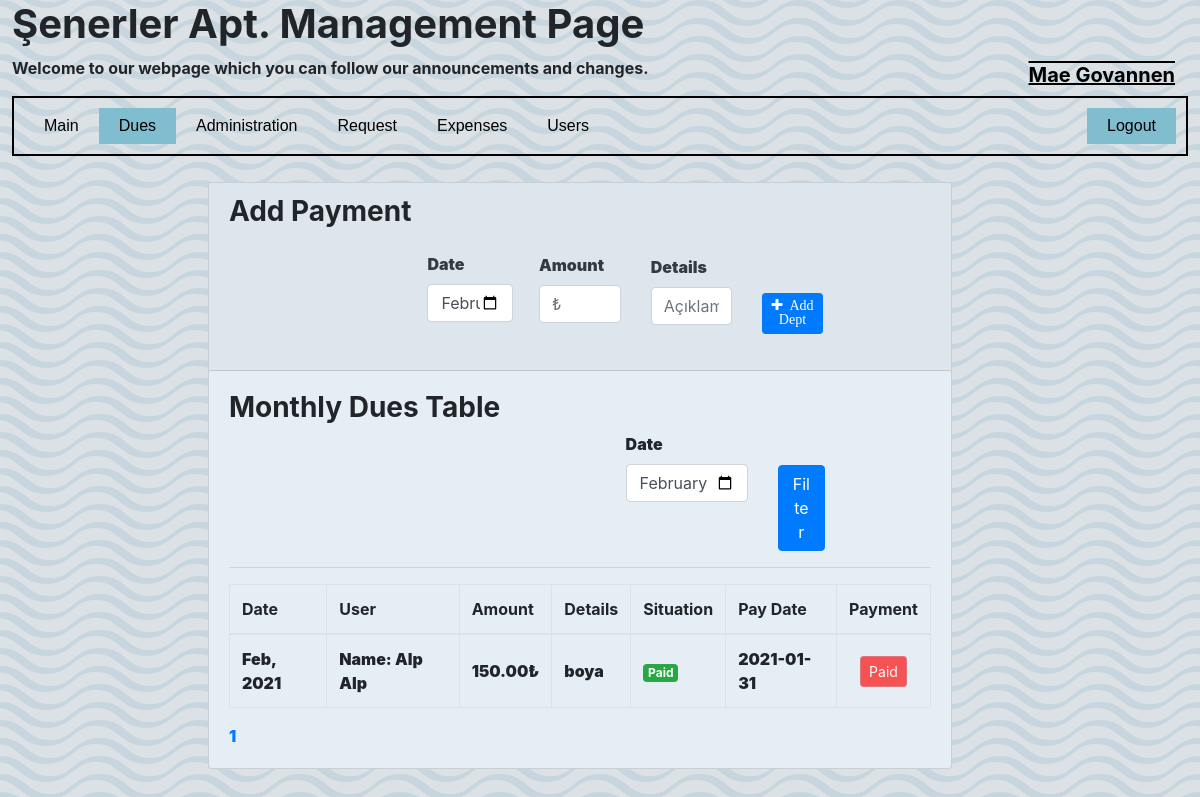
Page /AdminDues.php on the committed database.
### tables this page shows
CREATE TABLE `dues` (
  `id` int(20) NOT NULL,
  `billing_date` date NOT NULL DEFAULT current_timestamp(),
  `user_id` int(30) NOT NULL,
  `situation` int(1) NOT NULL DEFAULT 0,
  `payment_date` date DEFAULT NULL,
  `amount` double NOT NULL,
  `detail` varchar(55) DEFAULT NULL
);

CREATE TABLE `userinfo` (
  `id` int(11) NOT NULL,
  `doornumber` int(2) NOT NULL,
  `usertype` varchar(11) NOT NULL,
  `username` varchar(20) NOT NULL,
  `password` varchar(200) NOT NULL,
  `fname` varchar(255) NOT NULL,
  `lname` varchar(255) NOT NULL,
  `mail` varchar(30) NOT NULL,
  `phone` bigint(10) NOT NULL,
  `create_date` date NOT NULL,
  `delete_date` date DEFAULT NULL,
  `status` varchar(20) NOT NULL DEFAULT 'active'
);

### AdminDues.php (the view, shortened to what this page needs)
<!DOCTYPE html>
<html>
<head>
  <?php include "DbConn.php";
  $page1=1;
  if(isset($_GET['page'])){
  $page =$_GET['page'];
  if($page == "1"){
    $page1=0;
  }
  else{
    $page1 = ($page*10)-10;
  }
  }
  else{
    $page1=0;
  }
  ?>
    <link rel="stylesheet" href="navbar.css">
    <link rel="stylesheet" href="https://cdn.jsdelivr.net/npm/bootstrap@4.5.3/dist/css/bootstrap.min.css">
    <link rel="stylesheet" href="https://cdnjs.cloudflare.com/ajax/libs/font-awesome/4.7.0/css/font-awesome.min.css">
      <link rel="stylesheet" href="background.css">
<body>
  <h1> <Strong>Şenerler Apt. Management Page </Strong></h1>
  <p >  <Strong>Welcome to our webpage which you can follow our announcements and changes. </Strong></p>
  <div class="user"><?php
  echo("Mae govannen ".$_SESSION['fname']." " .$_SESSION['lname']."<br>");?>
  </div>
    <div class="topnav" style="border: 2px solid black;color:white;padding:10px;">
      <a href="AdminMain.php">Main</a>
      <a class="active" href="AdminDues.php">Dues</a>
      <a href="AdminAdministration.php">Administration</a>
      <a href="AdminRequests.php">Request</a>
      <a href="AdminExpenses.php">Expenses</a>
      <a href="AdminUsers.php">Users</a>
      <div class="topnav-right" style="right::0;">
      <a   href="Login.php">Logout</a>
    </div>
    </div>
    <br><br>
     <div class="row">
       <div class="col-md-8" style="margin-left:15%;">
         <div class="container-fluid">
         		<div class="row">
         			<div class="col-md-12">
         				<div class="card"  style="margin-top:-3%;background-color: #e5eef4 !important;">
         					<div class="card-header">
                     <h3><b>Add Payment<b></h3>
         						<span class="">
                       <form class="p-3 mb-2 text-dark" action="adddue.php" method="post">
                         <div class="col-md-2 offset-md-3">
                   					<label  for="" class="control-label">Date</label>
                     					<input style="width:105%" type="month" value="<?php echo isset($_GET['billing_date']) ? date('Y-m',strtotime($_GET['billing_date'].'-01')) :date('Y-m'); ?>" class="form-control" name="billing_date">
                   			</div>
                         <div class="col-md-2 offset-md-5" style="margin-top:-4.3em;">
                           <label for="" class="control-label">Amount</label>
                           <input type="text" class="form-control" name="amount" id="exampleInputPassword1" placeholder="₺">
                         </div>
                         <div class="col-md-2 offset-md-7" style="margin-top:-4.3em;">
                           <label for="" class="control-label">Details</label>
                           <input type="text" class="form-control" name="detail" id="exampleInputPassword1" placeholder="Açıklama">
                         </div>
                         <div class="col-md-7 offset-md-9" style="margin-top:-2em;">
                           <button style="" class="btn btn-primary btn-block btn-sm col-sm-2" type="" id="new_billing" onClick="return confirm('Borç eklemek istediğinize emin misiniz?');"> <i class="fa fa-plus">&nbsp Add Dept</i></button>
                         </div>
                         </form>
         				</span>
         					</div>
         					<div class="card-body">
                       <h3><b>Monthly Dues Table<b></h3>
         						<div class="row form-group">
                       <div class="col-md-8 offset-md-3" style="margin-left:36.5%;">
                         <form class="" action="filterdue.php" method="post">
                           <div class="col-md-2 float-left" id = "container" style = "width: 550px; min-height: 100px; margin-left:-50%;">
              </div>
                         <div class="col-md-4 offset-md-3">
                           <label for="" class="control-label">Date</label>
                           <input type="month" class="form-control" name="month"  value="<?php echo isset($_GET['month']) ? date('Y-m',strtotime($_GET['month'].'-01')) :date('Y-m'); ?>" required>
                         </div>
                         <div class="col-md-2 offset-md-7" style="margin-top:-4.3em;">
                               <label for="" class="control-label">&nbsp</label>
                               <button class="btn btn-primary btn-block " id="filter" type="">Filter</button>
                               </div>
                           </form>
                         </div>
                       </div>
         						<hr>
         						<table class="table table-bordered table-condensed table-hover">
         						         							<thead>
         								<tr>
         									<th class="">Date</th>
         									<th class="">User</th>
         									<th class="">Amount</th>
         									<th class="">Details</th>
         									<th class="">Situation</th>
         									<th class="">Pay Date</th>
         									<th class="text-center">Payment</th>
         								</tr>
         							</thead>
         							<tbody>
         								<?php
                        $month = isset($_GET['month']) ? date('Y-m',strtotime($_GET['month'].'-01')) : date('Y-m') ;
                        $billing = $conn->query("SELECT d.*,u.fname,u.lname from dues d inner join userinfo u on u.id = d.user_id where date_format(d.billing_date,'%Y-%m') = '$month' order by situation asc limit $page1,10");
                        $billingcounter = $conn->query("SELECT d.*,u.fname,u.lname from dues d inner join userinfo u on u.id = d.user_id where date_format(d.billing_date,'%Y-%m') = '$month' order by d.id asc");
                        $count = mysqli_num_rows($billingcounter);
                         $a =$count/10;
                         $a = ceil($a);
         									while($row=$billing->fetch_assoc()):
                           ?>
                       	<tr>
         									<td class="">
         										 <p> <b><?php echo date("M, Y",strtotime($row['billing_date'])) ?></b></p>
         									</td>
         									<td class="">
         										 <p> Name: <b><?php echo ucwords($row['fname']." ".$row['lname']) ?></b></p>
         										         									</td>
         									<td class="">
         										 <p class="text-left"> <b><?php echo number_format($row['amount'],2)."₺" ?></b></p>
         									</td>
                           <td class="">
                              <p class="text-left"> <b><?php echo $row['detail']?></b></p>
                           </td>
         									<td class="">
         										<?php if($row['situation'] == 1): ?>
         										 <span class="badge badge-success">Paid</span>
         										<?php else: ?>
         										 <span class="badge badge-secondary">Un-Paid  </span>
         										<?php endif; ?>
         									</td>
                           <td class="">
                              <p class="text-left"> <b><?php echo ($row['payment_date'])?></b></p>
                           </td>
         									<td class="text-center">
                             <?php if($row['situation'] == 0): ?>
                             <a href="Adminpay.php?id=<?php echo $row['id'];?>">
         										<button class="btn btn-sm btn-outline-primary view_billing" type="button" onClick="return confirm('Borcu ödemek istediğinizden emin misiniz?');">Pay</button> </a>
                             <?php else: ?>
                               <a href="">
                               <button class="btn btn-sm btn-outline-danger view_billing" style="color:white;background:Red" type="button" disabled>Paid</button> </a>
                               <?php endif; ?>
         									</td>
         								</tr>
         								<?php endwhile; ?>
         							</tbody>
         						</table>
                    <?php
                   for($b=0;$b < $a;$b++) {
                   ?> <a href="AdminDues.php?month=<?php echo $month; ?>&page=<?php echo $b+1; ?>" style="text-decoration:none;"><?php echo $b+1; ?></a> <?php
                   }
                    ?>
         					</div>
         				</div>
         			</div>
         		</div>
         	</div>
         </div>
       </div>
</body>
</head>
</html>

### navbar.css (style rules this page uses)
.topnav { margin: 0; font-family: Arial, Helvetica, sans-serif; overflow: hidden; }
.topnav a { float: left; color: black; text-align: center; padding: 6px 20px; text-decoration: none; font-size: 16px; }
.topnav a.active { background-color: #80bdce; }
.topnav-right { float: right; background-color: #80bdce; }
.user { position: absolute; top:60px; right: 25px; color: black; font-weight: bold; font-size: 1.25em; text-transform: capitalize; text-decoration: underline overline; }

### background.css (style rules this page uses)
body { background-color: #dbe1e5; }

### AdminDues.php (style rules this page uses)
body { width: 98%; margin-left: auto; margin-right: auto; }
td { vertical-align: middle !important; }
td p { margin: unset }

### rows in the picture
dues: billing_date "Feb, 2021", user.lname "Alp Alp", amount "150.00", detail "boya", situation "Paid", payment_date "2021-01-31"
